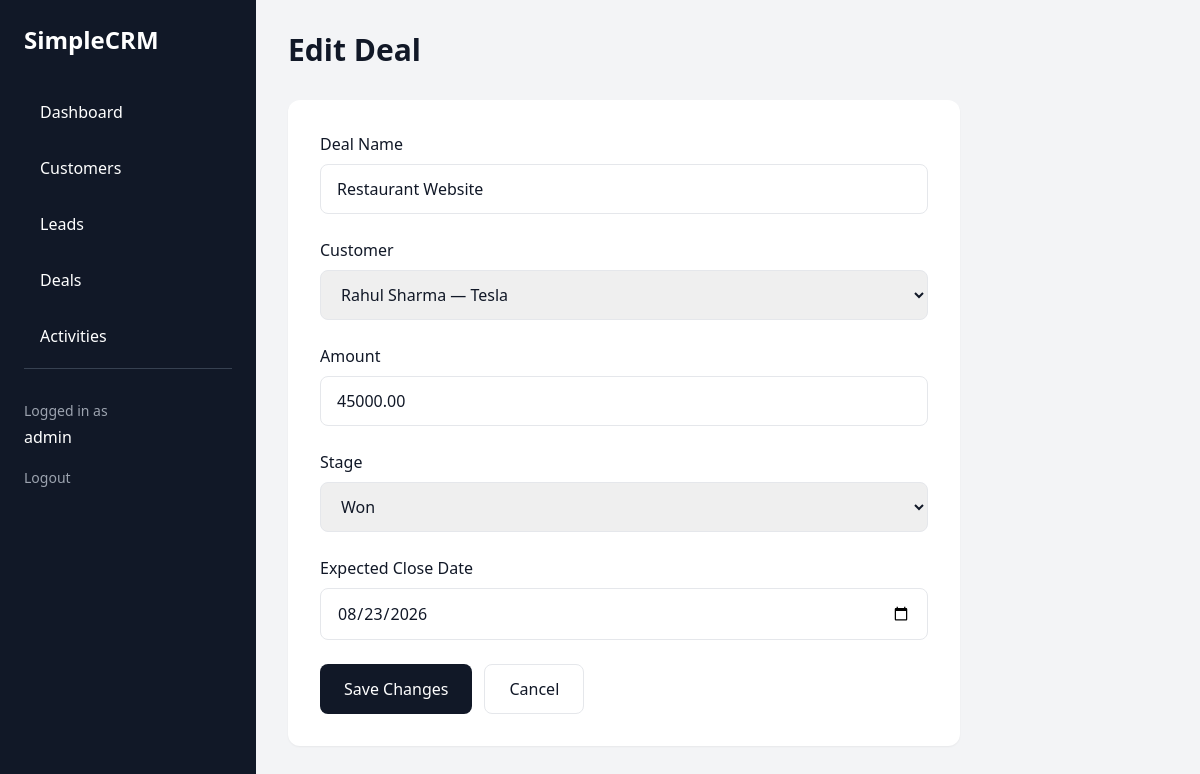
Screenshot of /deals/2/edit/ (signed in) with the database file from the repository.
### crm/models.py (models this page shows, shortened)
class Deal(models.Model):
    STAGE_CHOICES = [
        ("proposal", "Proposal"),
        ("negotiation", "Negotiation"),
        ("won", "Won"),
        ("lost", "Lost"),
    ]
    name = models.CharField(max_length=150)
    customer = models.ForeignKey(
        Customer,
        on_delete=models.CASCADE,
        related_name="deals"
    )
    amount = models.DecimalField(
        max_digits=12,
        decimal_places=2
    )
    stage = models.CharField(
        max_length=20,
        choices=STAGE_CHOICES,
        default="proposal"
    )
    owner = models.ForeignKey(
    User,
    on_delete=models.SET_NULL,
    null=True,
    blank=True,
    related_name="deals",
    )
    expected_close_date = models.DateField(
        null=True,
        blank=True
    )
    created_at = models.DateTimeField(auto_now_add=True)

class Customer(models.Model):
    STATUS_CHOICES = [
        ("active", "Active"),
        ("inactive", "Inactive"),
    ]
    name = models.CharField(max_length=150)
    email = models.EmailField(blank=True)
    phone = models.CharField(max_length=30, blank=True)
    company = models.CharField(max_length=150, blank=True)
    notes = models.TextField(blank=True)
    status = models.CharField(
        max_length=20,
        choices=STATUS_CHOICES,
        default="active"
    )
    owner = models.ForeignKey(
    User,
    on_delete=models.SET_NULL,
    null=True,
    blank=True,
    related_name="customers",
    )
    created_at = models.DateTimeField(auto_now_add=True)
    updated_at = models.DateTimeField(auto_now=True)

### crm/views.py (the view, shortened to what this page needs)
@login_required
def deal_edit(request, pk):
    if is_manager_or_admin(request.user):
        deal = get_object_or_404(
            Deal,
            pk=pk
        )
    else:
        deal = get_object_or_404(
            Deal,
            pk=pk,
            owner=request.user
        )
    if is_manager_or_admin(request.user):
        customers = Customer.objects.filter(
            status="active"
        ).order_by("name")
    else:
        customers = Customer.objects.filter(
            status="active",
            owner=request.user
        ).order_by("name")
    return render(
        request,
        "crm/deals/form.html",
        {
            "deal": deal,
            "customers": customers,
        }
    )

### crm/views.py (called while the page is built)
def is_manager_or_admin(user):
    return user.is_superuser or user.is_staff

### crm/templates/crm/deals/form.html (shortened to what this page needs)
{% extends "crm/base.html" %}
{% block content %}
<div class="max-w-2xl">
    <h2 class="text-3xl font-bold mb-8">
        {% if deal %}
            Edit Deal
        {% else %}
            Add Deal
        {% endif %}
    </h2>
    <form method="POST" class="bg-white p-8 rounded-xl shadow-sm">
        <div class="space-y-6">
            <div>
                <label class="block mb-2 font-medium">
                    Deal Name
                </label>
                <input
                    type="text"
                    name="name"
                    required
                    value="{{ deal.name|default:'' }}"
                    placeholder="Website Development Project"
                    class="w-full border rounded-lg px-4 py-3"
                >
            </div>
            <div>
                <label class="block mb-2 font-medium">
                    Customer
                </label>
                <select
                    name="customer"
                    required
                    class="w-full border rounded-lg px-4 py-3"
                >
                    {% for customer in customers %}
                    <option
                        value="{{ customer.id }}"
                        {% if deal.customer_id == customer.id %}
                            selected
                        {% endif %}
                    >
                        {{ customer.name }}
                        {% if customer.company %}
                            — {{ customer.company }}
                        {% endif %}
                    </option>
                    {% endfor %}
                </select>
            </div>
            <div>
                <label class="block mb-2 font-medium">
                    Amount
                </label>
                <input
                    type="number"
                    name="amount"
                    step="0.01"
                    min="0"
                    required
                    value="{{ deal.amount|default:'' }}"
                    placeholder="50000"
                    class="w-full border rounded-lg px-4 py-3"
                >
            </div>
            <div>
                <label class="block mb-2 font-medium">
                    Stage
                </label>
                <select
                    name="stage"
                    class="w-full border rounded-lg px-4 py-3"
                >
                    <option value="won"
                        {% if deal.stage == "won" %}selected{% endif %}>
                        Won
                    </option>
                </select>
            </div>
            <div>
                <label class="block mb-2 font-medium">
                    Expected Close Date
                </label>
                <input
                    type="date"
                    name="expected_close_date"
                    value="{{ deal.expected_close_date|date:'Y-m-d' }}"
                    class="w-full border rounded-lg px-4 py-3"
                >
            </div>
            <div class="flex gap-3">
                <button
                    type="submit"
                    class="bg-gray-900 text-white px-6 py-3 rounded-lg"
                >
                    {% if deal %}
                        Save Changes
                    {% else %}
                        Create Deal
                    {% endif %}
                </button>
                <a
                    href="{% url 'deal_list' %}"
                    class="border px-6 py-3 rounded-lg"
                >
                    Cancel
                </a>
            </div>
        </div>
    </form>
</div>
{% endblock %}

### crm/templates/crm/base.html (shortened to what this page needs)
<!DOCTYPE html>
<html lang="en">
<head>
    <script src="https://cdn.tailwindcss.com"></script>
</head>
<body class="bg-gray-100 text-gray-900">
    <div class="flex min-h-screen">
        <aside class="w-64 bg-gray-900 text-white p-6">
            <h1 class="text-2xl font-bold mb-8">
                SimpleCRM
            </h1>
            <nav class="space-y-2">
                <a href="{% url 'dashboard' %}"
                   class="block px-4 py-3 rounded-lg hover:bg-gray-800">
                    Dashboard
                </a>
                <a href="{% url 'customer_list' %}"
                    class="block px-4 py-3 rounded-lg hover:bg-gray-800">
                        Customers
                </a>
                <a
    href="{% url 'lead_list' %}"
    class="block px-4 py-3 rounded-lg hover:bg-gray-800"
>
    Leads
</a>
                <a
    href="{% url 'deal_list' %}"
    class="block px-4 py-3 rounded-lg hover:bg-gray-800"
>
    Deals
</a>
                <a
    href="{% url 'activity_list' %}"
    class="block px-4 py-3 rounded-lg hover:bg-gray-800"
>
    Activities
</a>
<div class="mt-auto pt-8 border-t border-gray-700">
    <p class="text-sm text-gray-400">
        Logged in as
    </p>
    <p class="font-medium mt-1">
        {{ request.user.username }}
    </p>
    <form
        method="POST"
        action="{% url 'logout' %}"
        class="mt-4"
    >
        <button
            type="submit"
            class="text-sm text-gray-400 hover:text-white"
        >
            Logout
        </button>
    </form>
</div>
            </nav>
        </aside>
        <main class="flex-1 p-8">
            {% block content %}
            {% endblock %}
        </main>
    </div>
</body>
</html>

### rows the page displays
Deal: name "Restaurant Website", customer "Rahul Sharma — Tesla", amount "45000.00", stage "Won", expected_close_date "08/23/2026"

### other values shown
{{ request.user.username }} "admin"
